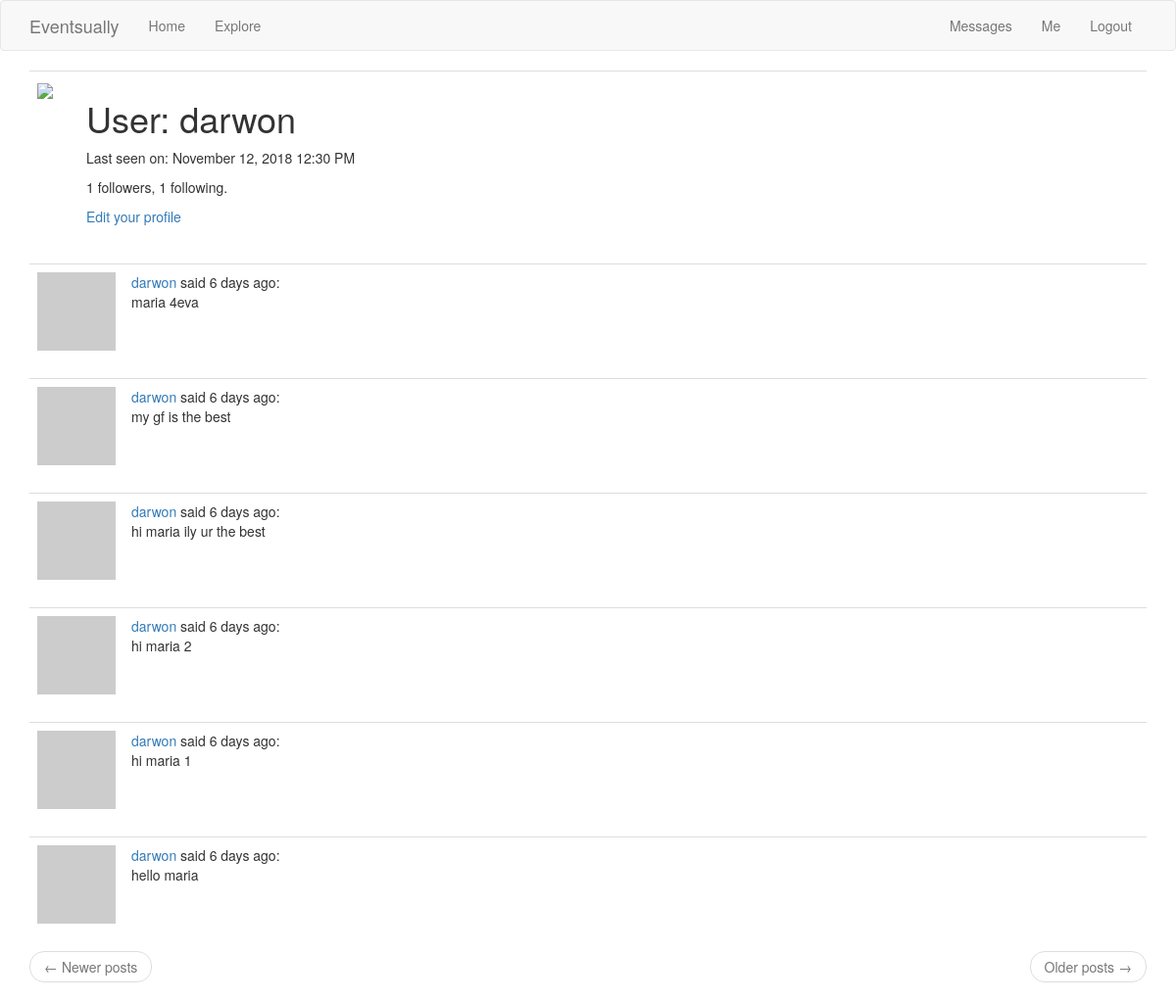
The page /user/darwon (signed in) on the database as committed earlier.
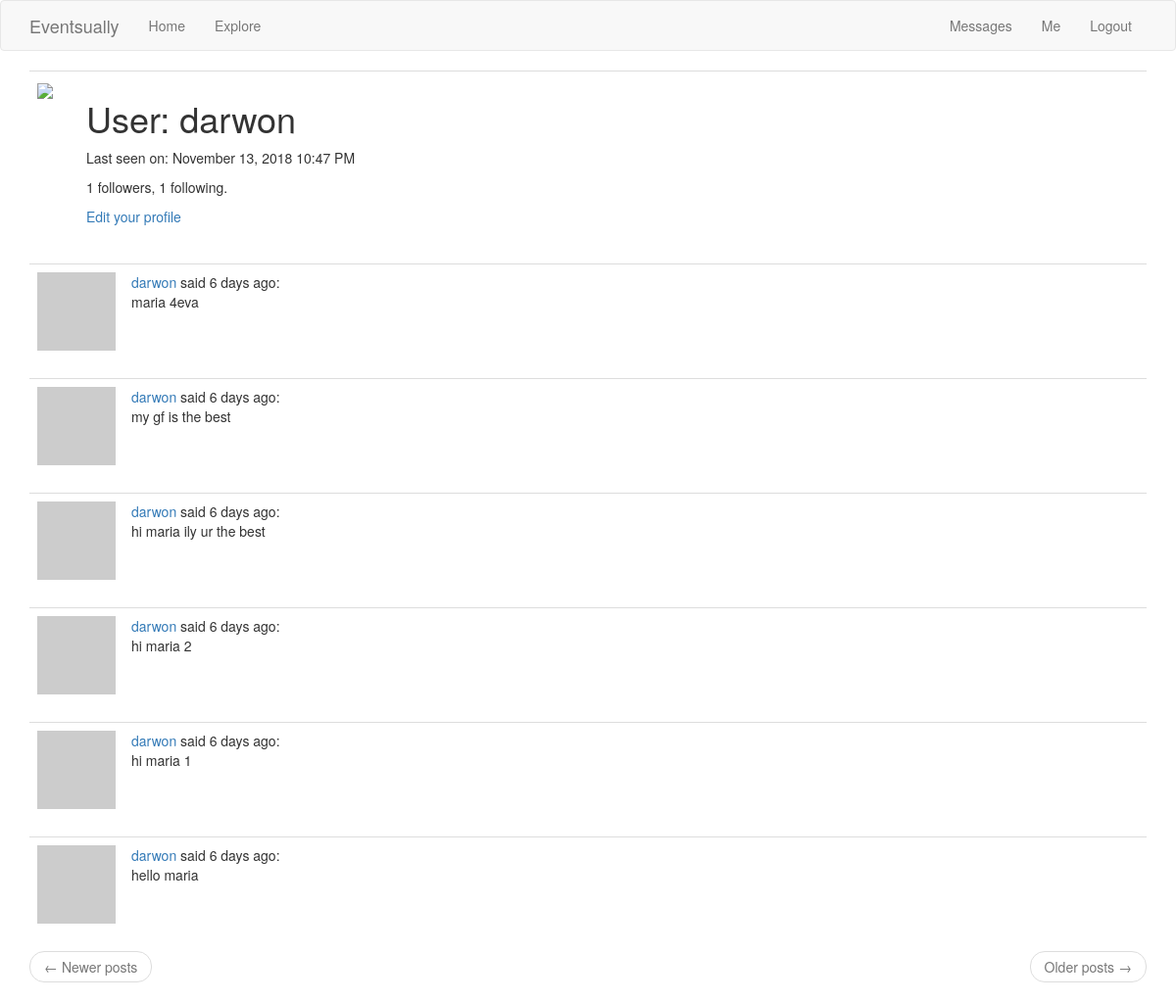
The same page on the database as committed later.
### app/models.py (models this page shows, shortened)
class User(UserMixin, db.Model):
    id = db.Column(db.Integer, primary_key=True)
    username = db.Column(db.String(64), index=True, unique=True)
    email = db.Column(db.String(120), index=True, unique=True)
    password_hash = db.Column(db.String(128))
    profilepic = db.Column(db.String(50))
    posts = db.relationship('Post', backref='author', lazy='dynamic')
    about_me = db.Column(db.String(200))
    last_seen = db.Column(db.DateTime, default=datetime.utcnow)
    followed = db.relationship(
        'User', secondary=followers,
        primaryjoin=(followers.c.follower_id == id),
        secondaryjoin=(followers.c.followed_id == id),
        backref=db.backref('followers', lazy='dynamic'), lazy='dynamic')
    messages_sent = db.relationship('Message',foreign_keys='Message.sender_id',backref='author', lazy='dynamic')
    messages_received = db.relationship('Message',foreign_keys='Message.recipient_id',backref='recipient', lazy='dynamic')
    last_message_read_time = db.Column(db.DateTime)
    notifications = db.relationship('Notification', backref='user',lazy='dynamic')
    def avatar(self, size):
        digest = md5(self.email.lower().encode('utf-8')).hexdigest()
        return 'https://www.gravatar.com/avatar/{}?d=identicon&s={}'.format(digest, size)
    def new_messages(self):
        last_read_time = self.last_message_read_time or datetime(1900, 1, 1)
        return Message.query.filter_by(recipient=self).filter(
            Message.timestamp > last_read_time).count()

### main.py (the view)
@app.route('/user/<username>')
@login_required
def user(username):
    user = User.query.filter_by(username=username).first_or_404()
    image_file = user.profilepic
    page = request.args.get('page', 1, type=int)
    posts = user.posts.order_by(Post.timestamp.desc()).paginate(
        page, app.config['POSTS_PER_PAGE'], False)
    next_url = url_for('user', username=user.username, page=posts.next_num) \
        if posts.has_next else None
    prev_url = url_for('user', username=user.username, page=posts.prev_num) \
        if posts.has_prev else None
    return render_template('user.html', user=user, posts=posts.items,
                           next_url=next_url, prev_url=prev_url, image_file=image_file)

### app/models.py (called while the page is built)
@login.user_loader
def load_user(id):
    return User.query.get(int(id))

### main.py (called while the page is built)
@app.before_request
def before_request():
    if current_user.is_authenticated:
        current_user.last_seen = datetime.utcnow()
        db.session.commit()

### app/templates/user.html (shortened to what this page needs)
{% extends "base.html" %}
{% block app_content %}
    <table class="table table-hover">
        <tr>
            <td width="50px"><img src="{{ image_file }}"></td>
            <td>
                <h1>User: {{ user.username }}</h1>
                {% if user.last_seen %}
                <p>Last seen on: {{ moment(user.last_seen).format('LLL') }}</p>
                {% endif %}
                <p>{{ user.followers.count() }} followers, {{ user.followed.count() }} following.</p>
                {% if user == current_user %}
                <p><a href="{{ url_for('edit_profile') }}">Edit your profile</a></p>
                {% elif not current_user.is_following(user) %}
                <p><a href="{{ url_for('follow', username=user.username) }}">Follow</a></p>
                {% else %}
                <p><a href="{{ url_for('unfollow', username=user.username) }}">Unfollow</a></p>
                {% endif %}
            </td>
        </tr>
    </table>
    {% for post in posts %}
        {% include '_post.html' %}
    {% endfor %}
    <nav aria-label="...">
        <ul class="pager">
            <li class="previous{% if not prev_url %} disabled{% endif %}">
                <a href="{{ prev_url or '#' }}">
                    <span aria-hidden="true">&larr;</span> Newer posts
                </a>
            </li>
            <li class="next{% if not next_url %} disabled{% endif %}">
                <a href="{{ next_url or '#' }}">
                    Older posts <span aria-hidden="true">&rarr;</span>
                </a>
            </li>
        </ul>
    </nav>
{% endblock %}

Rows that differ between the two databases and show on the page:
changed User "darwon": last_seen "November 12, 2018 12:30 PM" → "November 13, 2018 10:47 PM"
